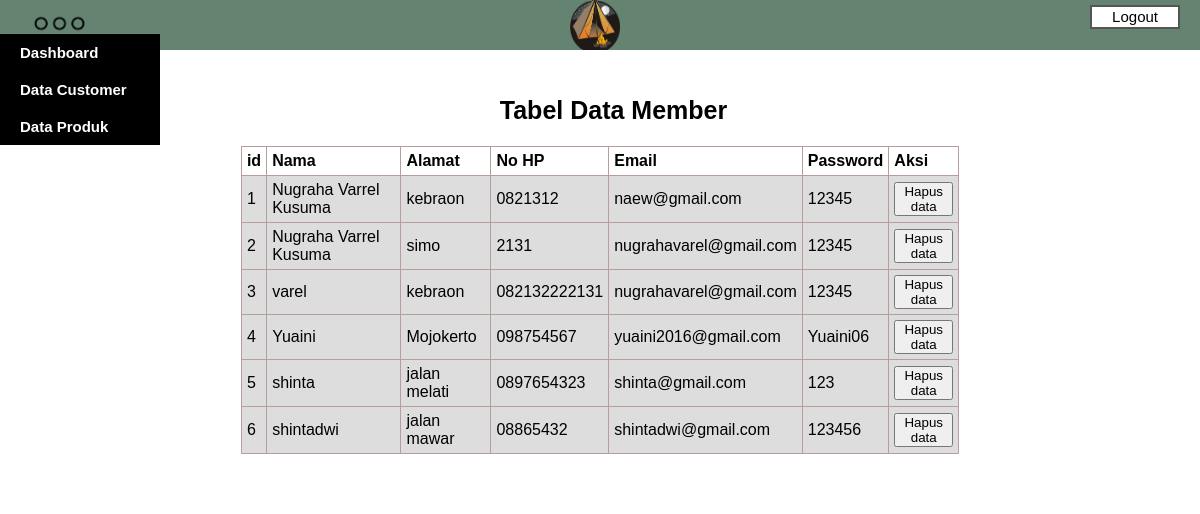
Page /admin/data_member.php (signed in) on the committed database.
### tables this page shows
CREATE TABLE `user` (
  `id` int(11) NOT NULL,
  `nama` varchar(50) NOT NULL,
  `alamat` varchar(100) NOT NULL,
  `nohp` varchar(50) NOT NULL,
  `email` varchar(100) NOT NULL,
  `password` varchar(100) NOT NULL
);

### admin/data_member.php (the view, shortened to what this page needs)
<?php
    include 'koneksi.php';
?>
<!DOCTYPE html>
<html lang="en">
<head>
    <link rel="stylesheet" href="style/styledata_member.css">
</head>
<body>
<?php include('header_adm.php');?>
    <div class="main">
        <h1 style="text-align:center;">Tabel Data Member</h1>
        <div class="table">
            <table>
                <thead>
                    <th>id</th>
                    <th>Nama</th>
                    <th>Alamat</th>
                    <th>No HP</th>
                    <th>Email</th>
                    <th>Password</th>
                    <th>Aksi</th>
                </thead>
                <tbody>
                    <?php
                        $query =  mysqli_query ($koneksi, "SELECT * FROM user");
                        while ($data = mysqli_fetch_array($query)){ ?>
                        <tr>
                        <td><?= $data['id']; ?></td>
                        <td><?= $data['nama']; ?></td>
                        <td><?= $data['alamat']; ?></td>
                        <td><?= $data['nohp']; ?></td>
                        <td><?= $data['email']; ?></td>
                        <td><?= $data['password']; ?></td>
                        <td>
                            <a href="<?php echo "delete_member.php?id=".$data['id']; ?>"><button>Hapus data</button></a>
                        </td>
                        </tr>
                        <?php } ?>
                </tbody>
            </table>
        </div>
    </div>
</body>
</html>

### admin/style/styledata_member.css (style rules this page uses)
* { text-decoration: none; margin: 0px; padding: 0px; }
body { background-image: url(../resource/background.png); background-repeat: no-repeat; background-size: cover; }
.main { width: 90%; background: #ffffff; margin: auto; margin-top: 2%; border-radius: 10px; }
.main h1 { font-size: 25px; margin-left: 2.5%; padding-top: 2%; }
.table { width: 95%; margin: auto; margin-top: 2%; padding-bottom: 3%; }
table { font-family: arial, sans-serif; border-collapse: collapse; width: 70%; margin-right: auto; margin-left: auto; }
th { background-color: rgba(255, 255, 255, 1) }
td, th { border: 1px solid #b69e9c; text-align: left; padding: 5px; }
tr { background-color: #dddddd; }

### admin/style/styleheader_adm.css (style rules this page uses)
* { box-sizing: border-box; margin: 0; padding: 0; }
body { font-family: Sans-serif; }

### rows in the picture
user: id "1", nama "Nugraha Varrel Kusuma", alamat "kebraon", nohp "0821312", email "naew@gmail.com", password "12345"
user: id "2", nama "Nugraha Varrel Kusuma", alamat "simo", nohp "2131", email "nugrahavarel@gmail.com", password "12345"
user: id "3", nama "varel", alamat "kebraon", nohp "082132222131", email "nugrahavarel@gmail.com", password "12345"
user: id "4", nama "Yuaini", alamat "Mojokerto", nohp "098754567", email "yuaini2016@gmail.com", password "Yuaini06"
user: id "5", nama "shinta", alamat "jalan melati", nohp "0897654323", email "shinta@gmail.com", password "123"
user: id "6", nama "shintadwi", alamat "jalan mawar", nohp "08865432", email "shintadwi@gmail.com", password "123456"
